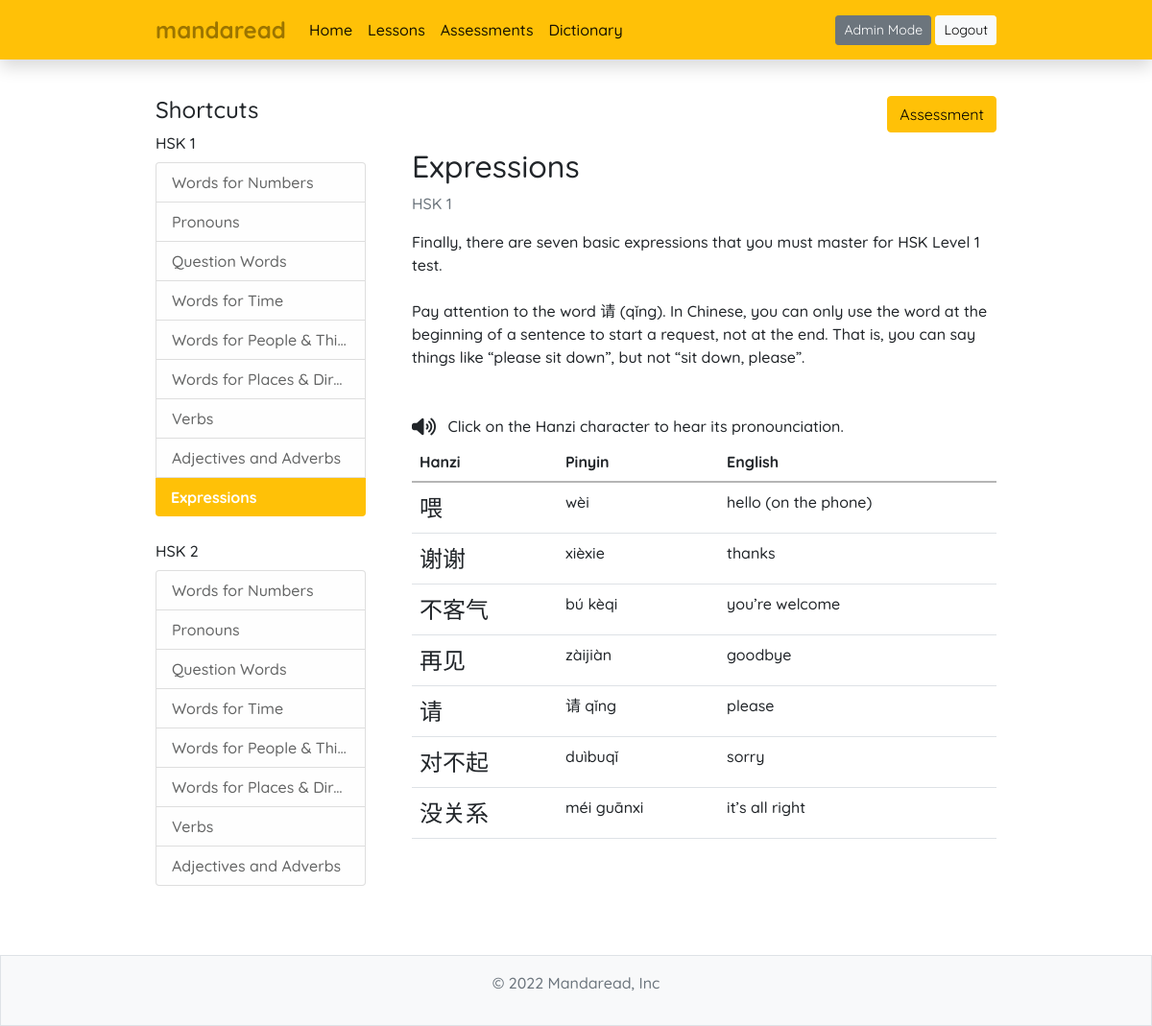
Page /lessons/9/ (signed in) on the earlier database version.
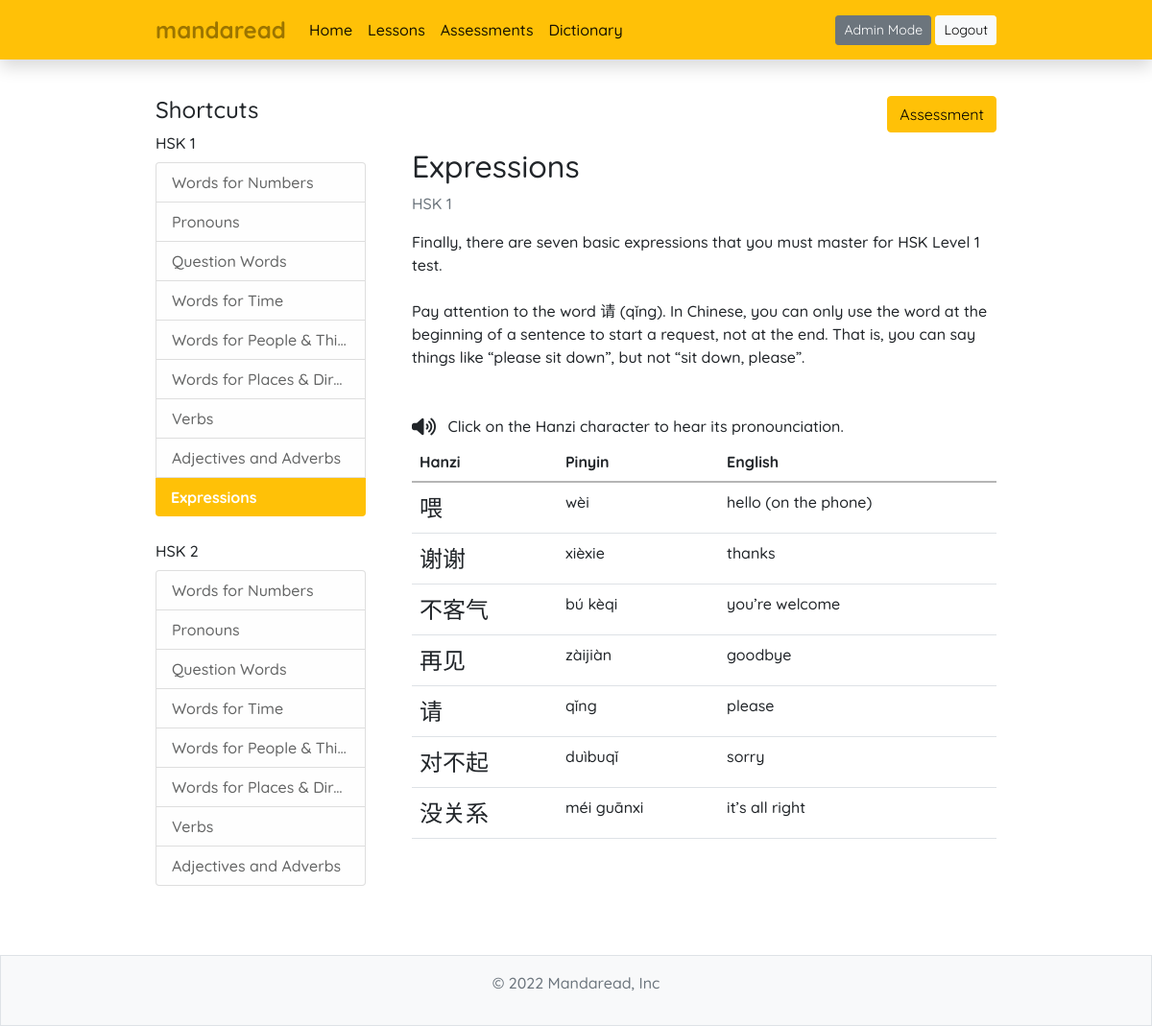
Same page on the later database version.
### dictionary/models.py (models this page shows, shortened)
class Dictionary(models.Model):
    HSK_LEVEL = (
        ('HSK-1', 'HSK-1'),
        ('HSK-2', 'HSK-2')
    )
    PART_OF_SPEECH = (
        ('noun', 'noun'),
        ('pronoun', 'pronoun'),
        ('verb', 'verb'),
        ('adjective', 'adjective'),
        ('adverb', 'adverb'),
        ('preposition', 'preposition'),
        ('conjunction', 'conjunction'),
        ('interjection', 'interjection')
    )
    from_lesson = models.ForeignKey(LessonBank, null=True, blank=True, on_delete=models.CASCADE)
    hanzi = models.CharField(max_length=50)
    pinyin = models.CharField(max_length=50)
    definition = models.CharField(max_length=255)
    part_of_speech = models.CharField(max_length=50, null=True, blank=True, choices=PART_OF_SPEECH)
    example = models.CharField(null=True, blank=True, max_length=250)
    translation = models.CharField(null=True, blank=True, max_length=250)

### lessonbank/views.py (the view)
# urls.py: path('<int:pk>/', views.LessonListDetailView.as_view(), name='mandaread-lesson'),
class LessonListDetailView(DetailView):
    model = LessonBank
    def get_context_data(self, **kwargs):
        context = super().get_context_data(**kwargs)
        user = get_object_or_404(User, username=self.request.user)
        pk = self.kwargs['pk']
        lesson_obj = LessonBank.objects.get(pk=pk)
        if not user in lesson_obj.read_by.all():
            lesson_obj.read_by.add(user)
            lessons_read = LessonBank.objects.filter(read_by=user).count()
            all_lessons = LessonBank.objects.all().count()
            percentage = round((lessons_read / all_lessons) * 100)
            achievement = AchievementLog()
            if percentage >= 25:
                if user.profile.lessons_25 != True:
                    user.profile.lessons_25 = True
                    achievement.achieved_by = user
                    achievement.date_time_achieved = datetime.datetime.now()
                    achievement.achievement = "Wheat of Prosperity"
                    achievement.save()
                    user.save()
            if percentage >= 50:
                if user.profile.lessons_50 != True:
                    user.profile.lessons_50 = True
                    achievement.achieved_by = user
                    achievement.date_time_achieved = datetime.datetime.now()
                    achievement.achievement = "Terracota Helmet"
                    achievement.save()
                    user.save()
            if percentage == 100:
                if user.profile.lessons_100 != True:
                    user.profile.lessons_100 = True
                    achievement.achieved_by = user
                    achievement.date_time_achieved = datetime.datetime.now()
                    achievement.achievement = "Golden Konghou"
                    achievement.save()
                    user.save()
        else:
            pass
        context['lesson_list_1'] = LessonBank.objects.filter(hsk=1)
        context['lesson_list_2'] = LessonBank.objects.filter(hsk=2)
        context['lesson_items'] = Dictionary.objects.filter(from_lesson=lesson_obj)
        user_log = UserLog()
        user_log.log_by = self.request.user.username
        user_log.action = "read lesson " + "\"HSK-" + str(lesson_obj.hsk) + ": " + lesson_obj.title + "\""
        user_log.date_time_logged = datetime.datetime.now()
        user_log.save()
        return context

### lessonbank/templates/lessonbank/lessonbank_detail.html
{% extends 'mandaread/base.html' %}
{% block content %}
<div class="container d-flex flex-column-reverse flex-lg-row col-12 col-lg-9 mb-5">
    <div class="me-lg-5 col-lg-3">
        <div class="content-section">
            <h4>Shortcuts</h4>
            <span>HSK 1</span>
            <ul class="list-group mt-2 mb-4">
                {% if lesson_list_1 %}
                    {% for lesson in lesson_list_1 %}
                        {% if lesson.id == object.id %}
                            <button class="list-group-item list-group-item-light bg-warning border-0 text-white fw-bold text-start">{{ lesson.title }}</button>
                        {% else %}
                            <a class="list-group-item list-group-item-light" href = "{% url 'mandaread-lesson' lesson.id %}">{{ lesson.title }}</a>
                        {% endif %}
                    {% endfor %}
                {% else %}
                    <span class="text-muted h6">Oops! no lessons here yet!</span>
                {% endif %}
            </ul>
            <span>HSK 2</span>
            <ul class="list-group mt-2 mb-4">
                {% if lesson_list_2 %}
                    {% for lesson in lesson_list_2 %}
                        {% if lesson.id == object.id %}
                            <button class="list-group-item list-group-item-light bg-warning border-0 text-white fw-bold text-start">{{ lesson.title }}</button>
                        {% else %}
                            <a class="list-group-item list-group-item-light" href="{% url 'mandaread-lesson' lesson.id %}">{{ lesson.title }}</a>
                        {% endif %}
                    {% endfor %}
                {% else %}
                    <span class = "text-muted h6">Oops! no lessons here yet!</span>
                {% endif %}
            </ul>
        </div>
    </div>
    <div class="d-flex flex-column mb-5 w-100">
        <div class="d-flex flex-column">
            <div class = "mb-3 align-self-end">
                <a href = "{% url 'mandaread-assessment' object.id %}" class="btn btn-warning">Assessment</a>
            </div>
            <h2 class = "me-3">{{ object.title }}</h2>
        </div>
        <p class="text-secondary">HSK {{ object.hsk }}</p>
        <p class="mb-5">{{ object.description|linebreaksbr }}</p>
        {% if object.enable_table == True %}
            <div class = "d-flex justify-content-between flex-column-reverse flex-md-row">
                <div class = "text-center">
                    <i class="fas fa-volume-up fa-lg me-2 mb-3"></i>
                    <span>Click on the Hanzi character to hear its pronounciation.</span>
                </div>
            </div>
            <table class="table table-hover">
                <thead>
                    <tr>
                        <th scope="col">Hanzi</th>
                        <th scope="col">Pinyin</th>
                        <th scope="col">English</th>
                    </tr>
                </thead>
                <tbody>
                    {% for item in lesson_items %}
                        <tr>
                            <td class = "hanzi" role = "button" data-toggle="tooltip" data-placement="left" title="Click me!">{{ item.hanzi }}</td>
                            <td>{{ item.pinyin }}</td>
                            <td >{{ item.definition }}</td>
                        </tr>
                    {% endfor %}
                </tbody>
            </table>
        {% endif %}
    </div>
</div>
{% endblock %}

Differences in the rows shown:
changed Dictionary "please": pinyin "请 qǐng" → "qǐng"
